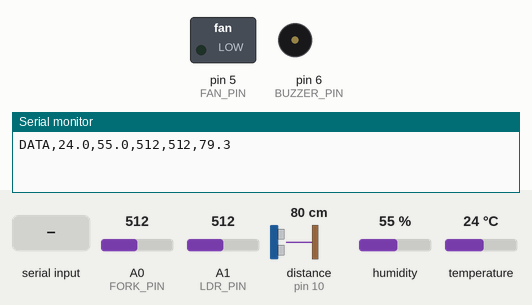
Recording of a sketch running on a simulated Arduino Uno, built with avr-gcc and run on an emulated ATmega328P. Parts: switched loads named in the sketch (green lamp = pin HIGH), buzzer (waves = sounding, pin HIGH), the last lines printed to the serial monitor. Wiring (inferred from the names in the program): DHT11 sensor: data pin 2; ultrasonic range finder: trigger pin 9; echo pin 10. The test bench sets the inputs (shaded band); at power-on: A0 (FORK_PIN) = 512, A1 (LDR_PIN) = 512, distance to the obstacle (sensor on pin 10) 80 cm, humidity 55 %, temperature 24 °C. The echo pulse lasts 58.3 µs per cm; pins used as bus, display or sensor lines are not drawn.

Above: at 1.2 s.
1.3 s: "F" received over Serial
At 3.2 s:
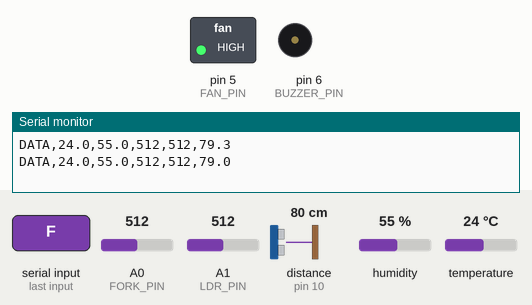
3.5 s: "B" received over Serial
At 4.7 s:
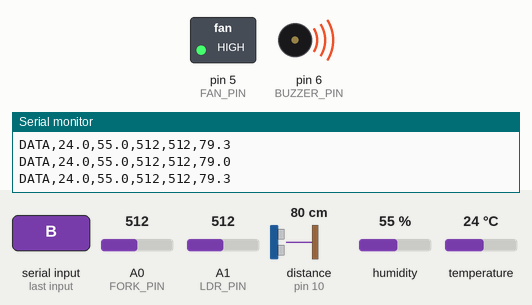
5.5 s: "f" received over Serial
At 7.3 s:
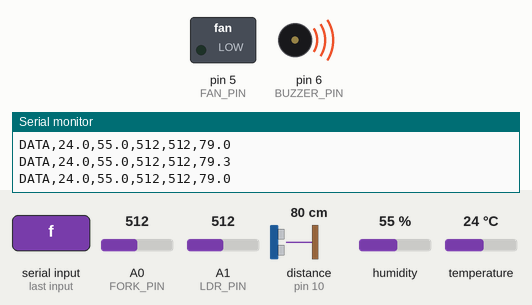
7.6 s: "b" received over Serial
At 8.7 s:
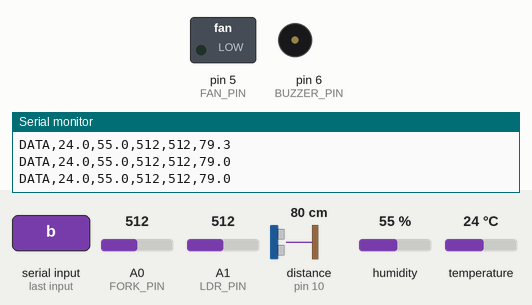
Timing chart, 0 to 10.6 s (numbered marks = the images above; inputs shaded):
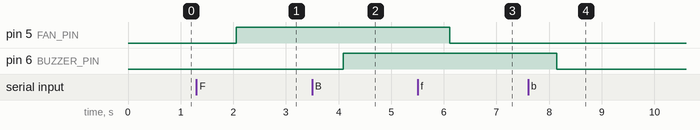

The sketch:

sketch.ino
```cpp
// --- Pin Assignments ---
#define DHTPIN 2          // DHT11 Data Pin
#define FORK_PIN A0       // Soil Moisture Sensor (Analog)
#define LDR_PIN A1        // Light Sensor (Analog)
#define FAN_PIN 5         // Aeration Fan / Relay LED
#define BUZZER_PIN 6      // Active Buzzer (I/O)
#define TRIG_PIN 9        // Ultrasonic Trig Pin
#define ECHO_PIN 10       // Ultrasonic Echo Pin

void setup() {
  Serial.begin(9600);

  pinMode(DHTPIN, INPUT_PULLUP);
  pinMode(TRIG_PIN, OUTPUT);
  pinMode(ECHO_PIN, INPUT);
  pinMode(FAN_PIN, OUTPUT);
  pinMode(BUZZER_PIN, OUTPUT);

  digitalWrite(FAN_PIN, LOW);
  digitalWrite(BUZZER_PIN, LOW);
}

// Robust bit-banged DHT11 reader with zero-freeze timeouts
bool readDHT11(float &temp, float &humidity) {
  byte data[5] = {0, 0, 0, 0, 0};

  // 1. Send start signal
  pinMode(DHTPIN, OUTPUT);
  digitalWrite(DHTPIN, LOW);
  delay(18); // 18ms LOW
  digitalWrite(DHTPIN, HIGH);
  delayMicroseconds(30);
  pinMode(DHTPIN, INPUT_PULLUP);

  // 2. Wait for DHT response with timeout protection
  unsigned long timeout = micros();
  while (digitalRead(DHTPIN) == HIGH) {
    if (micros() - timeout > 100) return false;
  }
  timeout = micros();
  while (digitalRead(DHTPIN) == LOW) {
    if (micros() - timeout > 100) return false;
  }
  timeout = micros();
  while (digitalRead(DHTPIN) == HIGH) {
    if (micros() - timeout > 100) return false;
  }

  // 3. Read 40 data bits with per-bit timeouts
  for (int i = 0; i < 40; i++) {
    timeout = micros();
    while (digitalRead(DHTPIN) == LOW) {
      if (micros() - timeout > 100) return false; // Prevent infinite hang
    }

    unsigned long t_high_start = micros();
    while (digitalRead(DHTPIN) == HIGH) {
      if (micros() - t_high_start > 100) return false; // Prevent infinite hang
    }

    // DHT11 protocol: HIGH pulse > 40µs indicates bit '1', ~26-28µs indicates bit '0'
    if ((micros() - t_high_start) > 40) {
      data[i / 8] |= (1 << (7 - (i % 8)));
    }
  }

  // 4. Verify Checksum
  if (data[4] == ((data[0] + data[1] + data[2] + data[3]) & 0xFF)) {
    humidity = (float)data[0];
    temp = (float)data[2];
    return true;
  }

  return false;
}

float getDistance() {
  digitalWrite(TRIG_PIN, LOW);
  delayMicroseconds(2);
  digitalWrite(TRIG_PIN, HIGH);
  delayMicroseconds(10);
  digitalWrite(TRIG_PIN, LOW);

  long duration = pulseIn(ECHO_PIN, HIGH, 30000); // 30ms timeout (~5m max)
  if (duration == 0) return 9.5; // Return baseline if out of range / blocked
  return duration * 0.034 / 2.0;
}

// Maintain running values across loops
float current_t = 24.0;
float current_rh = 55.0;

void loop() {
  float read_t, read_rh;

  // Update live readings only when a valid packet is decoded
  if (readDHT11(read_t, read_rh)) {
    current_t = read_t;
    current_rh = read_rh;
  }

  int fork = analogRead(FORK_PIN);
  int ldr = analogRead(LDR_PIN);
  float dist = getDistance();

  // Send the standardized packet expected by serial_worker.py
  // Format: DATA,Temp,RH,Fork,LDR,Distance
  Serial.print("DATA,");
  Serial.print(current_t, 1); Serial.print(",");
  Serial.print(current_rh, 1); Serial.print(",");
  Serial.print(fork); Serial.print(",");
  Serial.print(ldr); Serial.print(",");
  Serial.println(dist, 1);

  // Process incoming commands from Python backend
  if (Serial.available() > 0) {
    char cmd = Serial.read();
    if (cmd == 'F') digitalWrite(FAN_PIN, HIGH);        // Fan ON
    else if (cmd == 'f') digitalWrite(FAN_PIN, LOW);     // Fan OFF
    else if (cmd == 'B') digitalWrite(BUZZER_PIN, HIGH); // Buzzer ON
    else if (cmd == 'b') digitalWrite(BUZZER_PIN, LOW);  // Buzzer OFF

    // Clear any extra characters in the buffer
    while (Serial.available() > 0) Serial.read();
  }

  delay(2000); // 2-second sampling interval
}
```

Measured:
- after the input at 1.3 s, pin 5 (FAN_PIN): LOW → HIGH after 0.76 s
- after the input at 3.5 s, pin 6 (BUZZER_PIN): LOW → HIGH after 0.59 s
- after the input at 5.5 s, pin 5 (FAN_PIN): HIGH → LOW after 0.61 s
- after the input at 7.6 s, pin 6 (BUZZER_PIN): HIGH → LOW after 0.54 s
